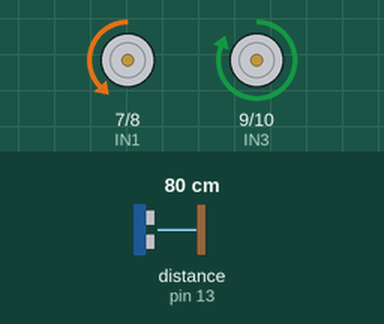
Simulated run of this sketch. Board: Arduino Uno, built with avr-gcc and run on an emulated ATmega328P. Shown: motor-driver pin pairs drawn as motors (green arrow = first pin HIGH = forward, orange = second pin HIGH = backward, longer = more drive, scaled by the enable pin). Wiring (inferred from the names in the program): ultrasonic range finder: trigger pin 12; echo pin 13. The test bench sets the inputs (shaded band); at power-on: distance to the obstacle (sensor on pin 13) 80 cm. The echo pulse lasts 58.3 µs per cm.

Above: at 1.2 s.
1.3 s: distance to the obstacle (sensor on pin 13) set to 13 cm
2.8 s: distance to the obstacle (sensor on pin 13) set to 10 cm
At 3.6 s:
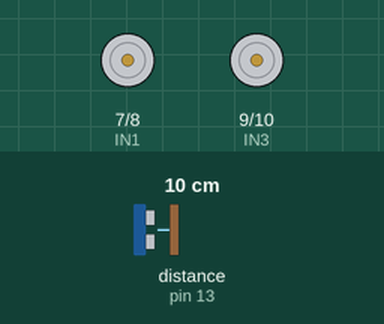
5.8 s: distance to the obstacle (sensor on pin 13) set to 18 cm
At 6.5 s:
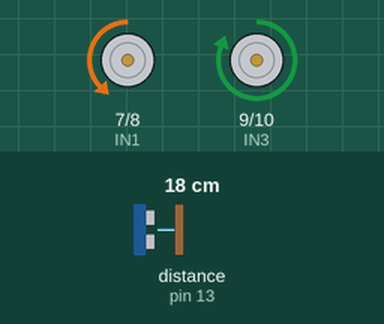
7.3 s: distance to the obstacle (sensor on pin 13) set to 2 cm
At 8.7 s:
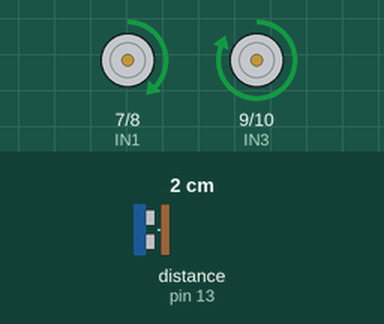
Timing chart, 0 to 11.3 s (numbered marks = the images above; inputs shaded):
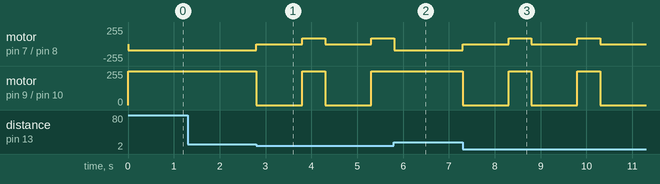

Measured:
- the behaviour switches between 12 and 11 cm on distance to the obstacle (sensor on pin 13) (found by bisection; images 0 and 1)
- after the input at 1.3 s, every drawn part: stays the same
- after the input at 2.8 s, motor on pin 7 (IN1) / pin 8 (IN2): alternates forward 90/255 for 0.50 s and stopped for 1.0 s, starting at once; motor on pin 9 (IN3) / pin 10 (IN4): alternates forward 255/255 for 0.50 s and stopped for 1.0 s, starting at once
- after the input at 5.8 s, motor on pin 9 (IN3) / pin 10 (IN4): stays forward 255/255 (without the input it goes to stopped after 0.00 s)
- after the input at 7.3 s, motor on pin 7 (IN1) / pin 8 (IN2): alternates forward 90/255 for 0.50 s and stopped for 1.0 s, starting at once; motor on pin 9 (IN3) / pin 10 (IN4): alternates forward 255/255 for 0.50 s and stopped for 1.0 s, starting at once

The sketch:

main.ino
```cpp
const int ENA = 5;
const int ENB = 6;
const int IN1 = 7;
const int IN2 = 8;
const int IN3 = 9;
const int IN4 = 10;
const int TRIG = 12;
const int ECHO = 13;

const int LPWR = 90;
const int RPWR = 255;

class Robot {
public:
  void init();
  int getDistanceToObstacle() const;
  void move(int left, int right);
  void stop();
protected:
private:
};

Robot robot;

void setup() {
  robot.init();
}

void loop() {
  const int d = robot.getDistanceToObstacle();
  if (d > 10) {
    robot.move(LPWR, RPWR);
  } else {
    robot.stop();
    delay(1000);
    robot.move(-LPWR, RPWR);
    delay(500);
  }
}

void Robot::init() {
  pinMode(IN1, OUTPUT);
  pinMode(IN2, OUTPUT);
  pinMode(IN3, OUTPUT);
  pinMode(IN4, OUTPUT);

  pinMode(TRIG, OUTPUT);
  pinMode(ECHO, INPUT);
}

int Robot::getDistanceToObstacle() const {
  digitalWrite(TRIG, HIGH);
  delayMicroseconds(10);
  digitalWrite(TRIG, LOW);
  long t = pulseIn(ECHO, HIGH);
  return t / 58;
}

void Robot::move(int left, int right) {
  int l = 0;
  if (left < 0) {
    l = -left;
    digitalWrite(IN1, HIGH);
    digitalWrite(IN2, LOW);
  } else {
    l = left;
    digitalWrite(IN1, LOW);
    digitalWrite(IN2, HIGH);
  }
  analogWrite(ENA, l);

  int r = 0;
  if (right < 0) {
    r = -right;
    digitalWrite(IN3, LOW);
    digitalWrite(IN4, HIGH);
  } else {
    r = right;
    digitalWrite(IN3, HIGH);
    digitalWrite(IN4, LOW);
  }
  analogWrite(ENB, r);
}

void Robot::stop() {
  return move(0, 0);
}
```
